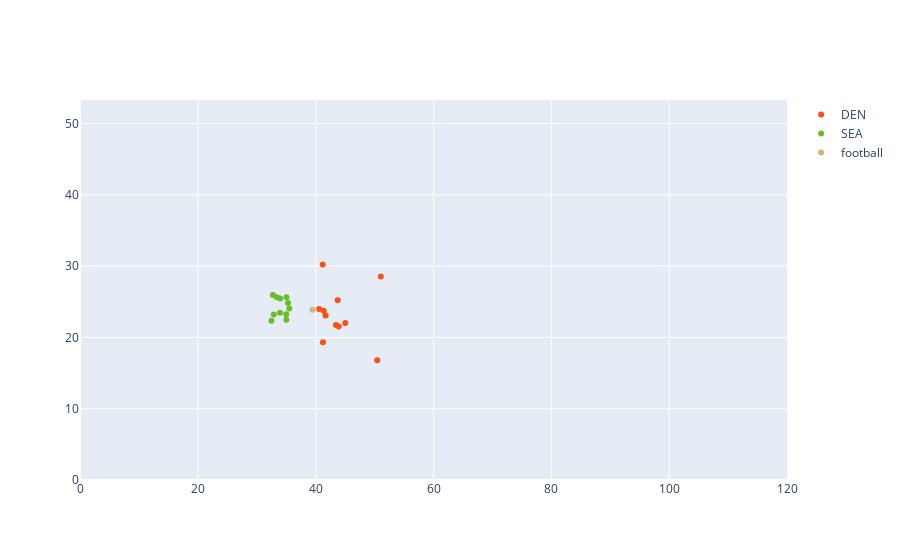

Notebook code cell kept with this figure:
### Code cell
fig = go.Figure( layout_yaxis_range=[0,53.3], layout_xaxis_range=[0,120])
for team in focused_df.club.unique():
    plot_df = focused_df[(focused_df.club==team)&(focused_df.frameId==1)]
    fig.add_trace(go.Scatter(x=plot_df["x"], y=plot_df["y"],mode = 'markers',marker_color=colors[team],name=team))
fig.show()

### Figure 1 — Plotly figure (JSON) as saved in the notebook; plotly's stock layout.template omitted (floating-point values rounded to 4 significant figures)
{"data": [{"marker": {"color": "#FB4F14"}, "mode": "markers", "name": "DEN", "type": "scatter", "x": [51.06, 45.03, 41.23, 41.68, 43.74, 50.44, 41.36, 41.19, 40.59, 43.44, 43.92], "y": [28.55, 22.02, 19.31, 23.09, 25.21, 16.8, 23.75, 30.22, 23.99, 21.74, 21.53]}, {"marker": {"color": "#69BE28"}, "mode": "markers", "name": "SEA", "type": "scatter", "x": [33.94, 35, 32.49, 35.53, 32.89, 33.97, 33.41, 32.73, 35.31, 35.05, 35.02], "y": [23.46, 23.25, 22.32, 24.05, 23.2, 25.45, 25.62, 25.94, 24.83, 25.65, 22.47]}, {"marker": {"color": "#CBB67C"}, "mode": "markers", "name": "football", "type": "scatter", "x": [39.47], "y": [23.87]}], "layout": {"xaxis": {"range": [0, 120]}, "yaxis": {"range": [0, 53.3]}}}
